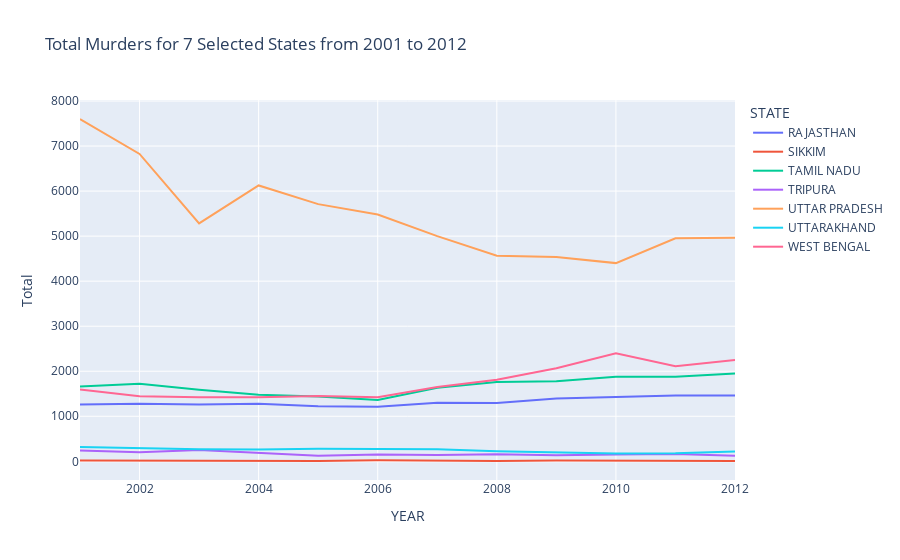

Notebook cell for this chart:
### Code cell
fig = px.line(df_filtered, x='YEAR', y='Total', color='STATE', title='Total Murders for 7 Selected States from 2001 to 2012')
fig.show()

### Figure 1 — Plotly figure (JSON) as saved in the notebook; plotly's stock layout.template omitted (floating-point values rounded to 4 significant figures)
{"data": [{"hovertemplate": "STATE=RAJASTHAN<br>YEAR=%{x}<br>Total=%{y}<extra></extra>", "legendgroup": "RAJASTHAN", "line": {"color": "#636efa", "dash": "solid"}, "marker": {"symbol": "circle"}, "mode": "lines", "name": "RAJASTHAN", "orientation": "v", "showlegend": true, "type": "scatter", "x": [2001, 2002, 2003, 2004, 2005, 2006, 2007, 2008, 2009, 2010, 2011, 2012], "xaxis": "x", "y": [1259, 1276, 1262, 1279, 1221, 1209, 1303, 1297, 1395, 1421, 1461, 1461], "yaxis": "y"}, {"hovertemplate": "STATE=SIKKIM<br>YEAR=%{x}<br>Total=%{y}<extra></extra>", "legendgroup": "SIKKIM", "line": {"color": "#EF553B", "dash": "solid"}, "marker": {"symbol": "circle"}, "mode": "lines", "name": "SIKKIM", "orientation": "v", "showlegend": true, "type": "scatter", "x": [2001, 2002, 2003, 2004, 2005, 2006, 2007, 2008, 2009, 2010, 2011, 2012], "xaxis": "x", "y": [19, 13, 14, 16, 8, 21, 9, 9, 19, 17, 14, 7], "yaxis": "y"}, {"hovertemplate": "STATE=TAMIL NADU<br>YEAR=%{x}<br>Total=%{y}<extra></extra>", "legendgroup": "TAMIL NADU", "line": {"color": "#00cc96", "dash": "solid"}, "marker": {"symbol": "circle"}, "mode": "lines", "name": "TAMIL NADU", "orientation": "v", "showlegend": true, "type": "scatter", "x": [2001, 2002, 2003, 2004, 2005, 2006, 2007, 2008, 2009, 2010, 2011, 2012], "xaxis": "x", "y": [1662, 1723, 1591, 1479, 1440, 1363, 1633, 1759, 1776, 1875, 1877, 1949], "yaxis": "y"}, {"hovertemplate": "STATE=TRIPURA<br>YEAR=%{x}<br>Total=%{y}<extra></extra>", "legendgroup": "TRIPURA", "line": {"color": "#ab63fa", "dash": "solid"}, "marker": {"symbol": "circle"}, "mode": "lines", "name": "TRIPURA", "orientation": "v", "showlegend": true, "type": "scatter", "x": [2001, 2002, 2003, 2004, 2005, 2006, 2007, 2008, 2009, 2010, 2011, 2012], "xaxis": "x", "y": [240, 201, 254, 189, 121, 154, 138, 155, 133, 150, 163, 124], "yaxis": "y"}, {"hovertemplate": "STATE=UTTAR PRADESH<br>YEAR=%{x}<br>Total=%{y}<extra></extra>", "legendgroup": "UTTAR PRADESH", "line": {"color": "#FFA15A", "dash": "solid"}, "marker": {"symbol": "circle"}, "mode": "lines", "name": "UTTAR PRADESH", "orientation": "v", "showlegend": true, "type": "scatter", "x": [2001, 2002, 2003, 2004, 2005, 2006, 2007, 2008, 2009, 2010, 2011, 2012], "xaxis": "x", "y": [7601, 6825, 5284, 6126, 5711, 5480, 5000, 4564, 4534, 4401, 4951, 4966], "yaxis": "y"}, {"hovertemplate": "STATE=UTTARAKHAND<br>YEAR=%{x}<br>Total=%{y}<extra></extra>", "legendgroup": "UTTARAKHAND", "line": {"color": "#19d3f3", "dash": "solid"}, "marker": {"symbol": "circle"}, "mode": "lines", "name": "UTTARAKHAND", "orientation": "v", "showlegend": true, "type": "scatter", "x": [2001, 2002, 2003, 2004, 2005, 2006, 2007, 2008, 2009, 2010, 2011, 2012], "xaxis": "x", "y": [316, 292, 268, 262, 279, 274, 268, 223, 195, 176, 178, 217], "yaxis": "y"}, {"hovertemplate": "STATE=WEST BENGAL<br>YEAR=%{x}<br>Total=%{y}<extra></extra>", "legendgroup": "WEST BENGAL", "line": {"color": "#FF6692", "dash": "solid"}, "marker": {"symbol": "circle"}, "mode": "lines", "name": "WEST BENGAL", "orientation": "v", "showlegend": true, "type": "scatter", "x": [2001, 2002, 2003, 2004, 2005, 2006, 2007, 2008, 2009, 2010, 2011, 2012], "xaxis": "x", "y": [1594, 1444, 1425, 1425, 1453, 1425, 1652, 1811, 2068, 2398, 2109, 2252], "yaxis": "y"}], "layout": {"legend": {"title": {"text": "STATE"}, "tracegroupgap": 0}, "title": {"text": "Total Murders for 7 Selected States from 2001 to 2012"}, "xaxis": {"anchor": "y", "domain": [0, 1], "title": {"text": "YEAR"}}, "yaxis": {"anchor": "x", "domain": [0, 1], "title": {"text": "Total"}}}}
